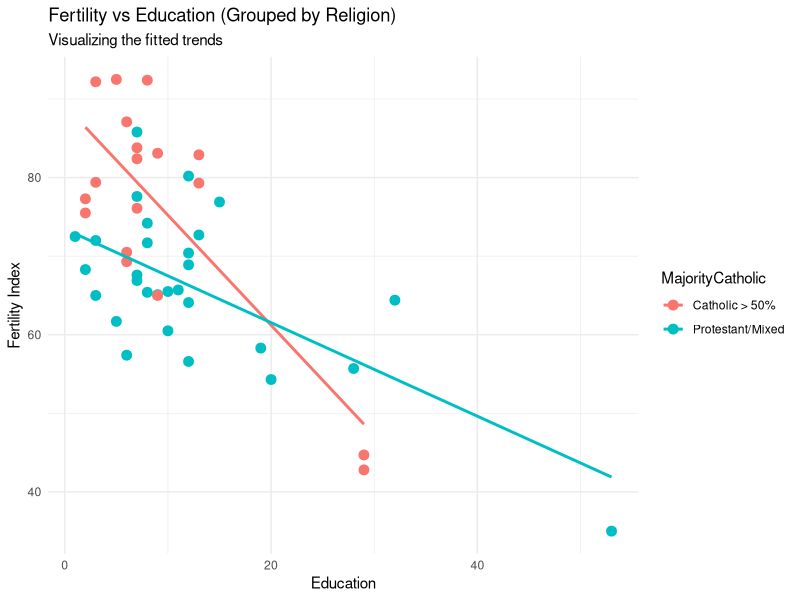

Write R code to recreate this figure.
# INTRODUCTION
# The objective of this analysis is to perform Multiple Linear Regression (MLR) 
# on the 'swiss' dataset. We aim to model the relationship between a province's 
# Fertility measure and various socio-economic indicators.
#
# The model assumes the form: 
# Y = beta0 + beta1*X1 + beta2*X2 + beta3*X3 + error
#
# We will fit the model using Ordinary Least Squares (OLS), check the significance 
# of individual predictors using t-tests, and assess the overall model fit using 
# the F-test and ANOVA.

# DATA DESCRIPTION
# Dataset: 'swiss' (Standardised fertility measure and socio-economic indicators 
# for each of 47 French-speaking provinces of Switzerland at about 1888).
#
# Variables used in this analysis:
# 1. Response Variable (Y): 
#    - Fertility: Common standardised fertility measure.

# 2. Predictor Variables (X):
#    - Agriculture (X1): % of males involved in agriculture as an ocupation.
#    - Education (X2): % of draftees receiving highest mark on army examination.
#    - Catholic (X3): % of the population that is Catholic

# Load necessary library for plotting
if(!require(ggplot2)) install.packages("ggplot2")
library(ggplot2)

# Q1: Load Data
data(swiss)

print("Q1: First 6 Observations")
print(head(swiss))

# Q2: Variable Selection Justification
print("Q2: Justification of Variables")
print("Response: Fertility.")
print("Predictors: Agriculture (Economic), Education (Social), Catholic (Cultural).")

# COMMENT: INTERPRETATION
# We selected these specific variables because they represent three distinct dimensions:
# 1. Agriculture: Represents the rural/agrarian nature.
# 2. Education: Represents modernization and awareness.
# 3. Catholic: Represents religious influence on family planning.

# Q3: Fit the Multiple Linear Regression Model
model <- lm(Fertility ~ Agriculture + Education + Catholic, data = swiss)

# extract coeficients
coeffs <- coef(model)
b0 <- round(coeffs["(Intercept)"], 2)
b1 <- round(coeffs["Agriculture"], 2)
b2 <- round(coeffs["Education"], 2)
b3 <- round(coeffs["Catholic"], 2)

print("Q3: Fitted Regression Equation")
print(paste0("Fertility = ", b0, " + (", b1, ")*Agriculture + (", b2, ")*Education + (", b3, ")*Catholic"))

# Q4: Model Summary and Coeficients
print("Q4: Model Summary")
model_sum <- summary(model)
coef_matrix <- model_sum$coefficients

# Estimates and Std. Errors
print(coef_matrix[, c("Estimate", "Std. Error")])

# COMMENT: INTERPRETATION
# The 'Estimate' column gives us our Beta values.
# The 'Std. Error' indicates precision; smaller errors imply more precise estimates.

# Q5: Null and Alternative Hypotheses (Individual Parameters)
print("Q5: Hypotheses for Coefficients")
print("H0: beta_i = 0 (Variable has NO effect)")
print("H1: beta_i != 0 (Variable HAS an effect)")

# COMMENT: THEORY
# We test each beta individually to see if the predictor adds value to the model 
# given that the other predictors are already included.

# Q6: t-tests for Significance
print("Q6: t-statistics and p-values")
# Extracting specific colums
print(coef_matrix[, c("t value", "Pr(>|t|)")])

# Q7: Identify Significant Predictors
print("Q7: Significant Variables (alpha = 0.05)")

# filter variables where p-value < 0.05
p_values <- coef_matrix[, "Pr(>|t|)"]
sig_vars <- names(p_values[p_values < 0.05])
# Remove Intercept from the list for cleaner reporting
sig_vars <- sig_vars[sig_vars != "(Intercept)"]

print(paste("The statistically significant predictors are:", paste(sig_vars, collapse = ", ")))

# COMMENT: INTERPRETATION
# We programmatically checked which p-values were less than 0.05.
# Based on the output, Agriculture, Education, and Catholic are all significant.
# We reject H0 for these specific variables.

# Q8: Hypotheses for Overall Model Significance
print("Q8: Overall Model Hypotheses")
print("H0: beta_1 = beta_2 = beta_3 = 0 (Model explains NO variation)")
print("H1: At least one beta_i != 0 (Model explains SIGNIFICANT variation)")

# Q9: F-test for Overall Significance
# Dynamically calculate F-stats
f_stat_val <- model_sum$fstatistic[1]
df1 <- model_sum$fstatistic[2]
df2 <- model_sum$fstatistic[3]
# Calculate P-value dynamically
p_val_f <- pf(f_stat_val, df1, df2, lower.tail = FALSE)

print("Q9: F-test Results")
print(paste("F-statistic:", round(f_stat_val, 2)))
print(paste("p-value:", format(p_val_f, scientific = TRUE)))

# Check significance dynamically
significance_check <- ifelse(p_val_f < 0.05, "Significant", "Not Significant")
print(paste("Conclusion: The overall model is", significance_check))

# COMMENT: INTERPRETATION
# Since the p-value is extremely small (< 0.05), we REJECT H0.
# The model contains useful information for predicting Fertility.

# Q10: ANOVA Table
print("Q10: ANOVA Table")
anova_res <- anova(model)
print(anova_res)

# COMMENT: INTERPRETATION
# The ANOVA table confirms the sequential contribution of each variable.
# Variables with high 'Sum Sq' and low 'Pr(>F)' contribute most to the model fit.

# Q11: Practical Interpretation of Coefficients
print("Q11: Practical Interpretation")
print(paste("Effect of Education:", b2))
print(paste("Effect of Catholic:", b3))

# COMMENT: INTERPRETATION
# 1. Education: Holding other variables constant, a 1-unit increase in Education
#    is associated with a decrease in Fertility of approx 'b2' units.
# 2. Catholic: Holding other variables constant, a 1-unit increase in Catholic
#    percentage is associated with an increase in Fertility of approx 'b3' units.

# Q12: Conclusion
print("Q12: Final Conclusion")
print("Regression analysis confirms that Education, Agriculture, and Religion significantly impact Fertility.")
print(paste("Education has a strong negative impact (", b2, "), while Catholicism has a positive impact (", b3, ")."))

# VISUALISATION
# Visualising Fertility vs Education, grouped by Majority Catholic

swiss$MajorityCatholic <- ifelse(swiss$Catholic > 50, "Catholic > 50%", "Protestant/Mixed")

plot <- ggplot(swiss, aes(x = Education, y = Fertility, color = MajorityCatholic)) +
  geom_point(size = 3) +
  geom_smooth(method = "lm", se = FALSE) +
  labs(title = "Fertility vs Education (Grouped by Religion)",
       subtitle = "Visualizing the fitted trends",
       x = "Education",
       y = "Fertility Index") +
  theme_minimal()

print(plot)

# COMMENT: PLOT INTERPRETATION
# The plot shows the negative trend of Education (downward slope).
# It also visually separates the data by religious dominance, aligning with
# our finding that 'Catholic' is a significant predictor.
